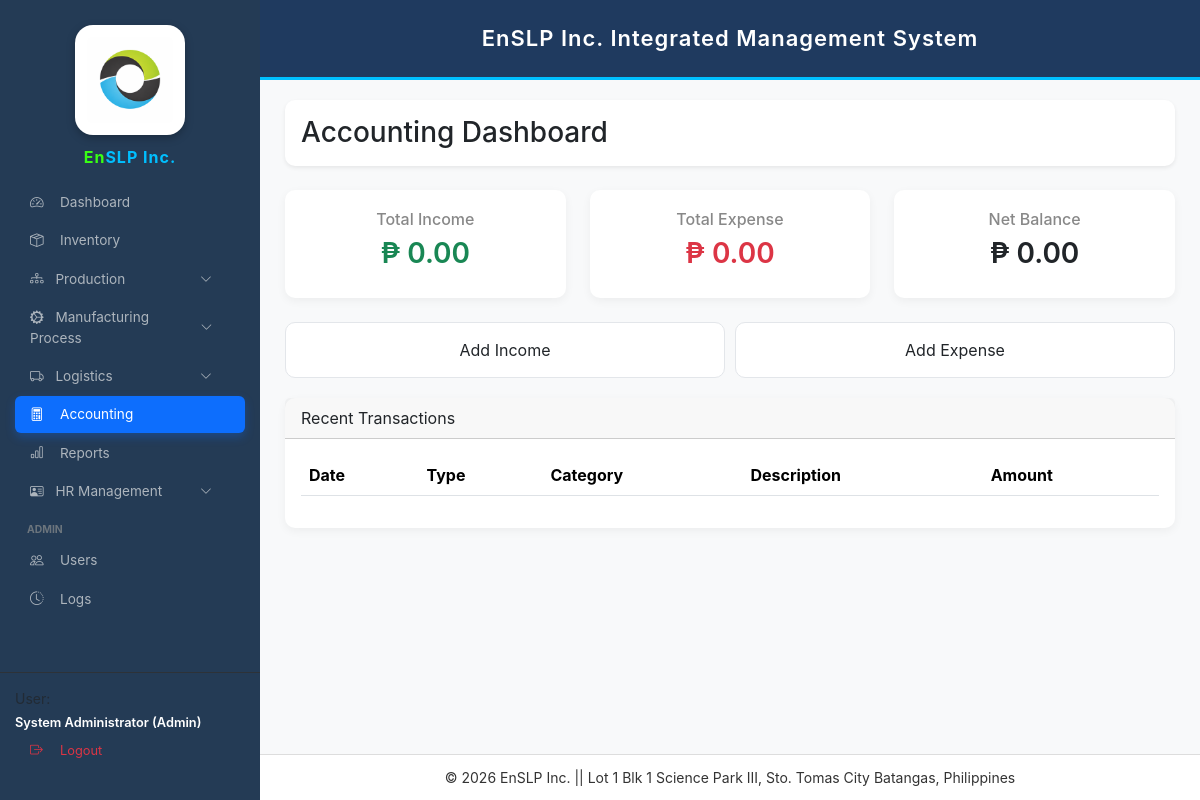
/accounting.php (signed in), run on an earlier commit of the app's database.
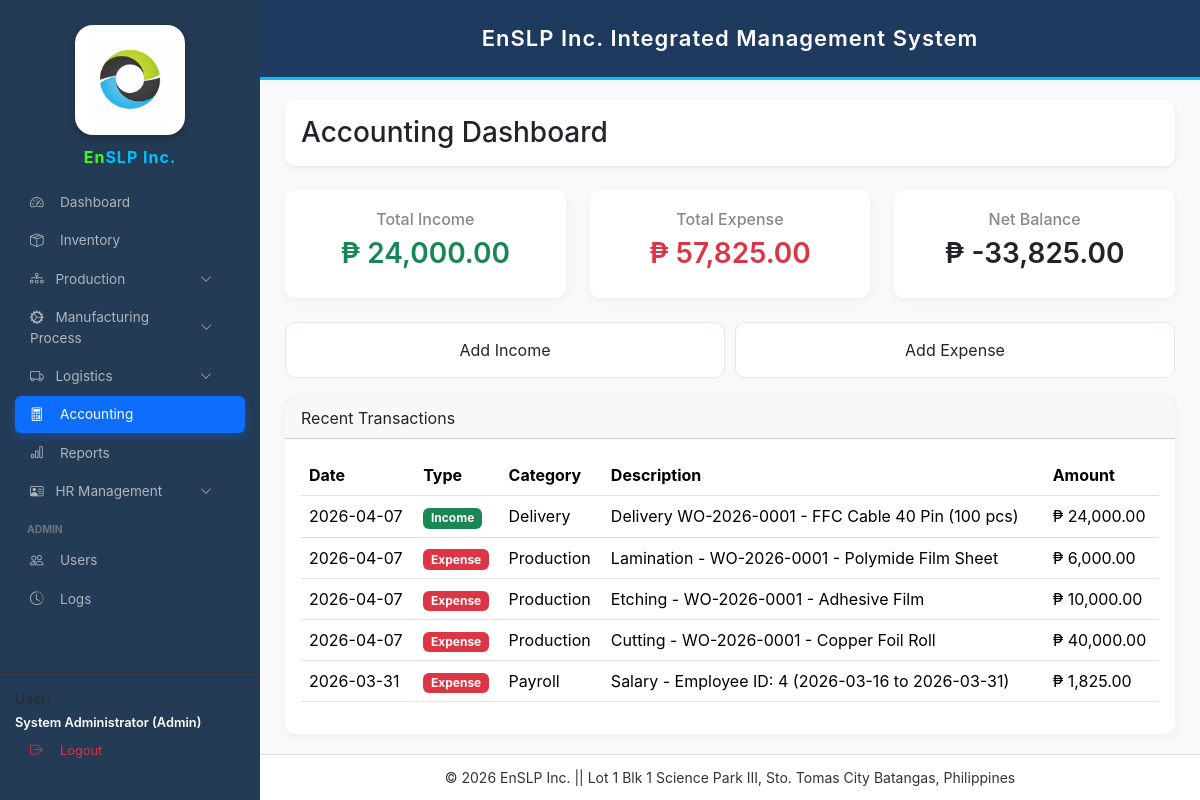
And on a later commit of the database.
### tables this page shows
CREATE TABLE `accounting_transactions` (
  `id` int(11) NOT NULL,
  `txn_date` date NOT NULL,
  `type` enum('Income','Expense') NOT NULL,
  `category` varchar(80) NOT NULL,
  `reference_no` varchar(50) DEFAULT NULL,
  `wo_id` int(11) DEFAULT NULL,
  `description` varchar(255) DEFAULT NULL,
  `payment_method` varchar(40) DEFAULT NULL,
  `amount` decimal(12,2) NOT NULL DEFAULT 0.00,
  `created_at` datetime DEFAULT current_timestamp()
);

### accounting.php (the view, shortened to what this page needs)
<?php
require_once 'config.php';
$stmt=$conn->query("
SELECT
COALESCE(SUM(CASE WHEN type='Income' THEN amount ELSE 0 END),0) AS total_income,
COALESCE(SUM(CASE WHEN type='Expense' THEN amount ELSE 0 END),0) AS total_expense
FROM accounting_transactions
");
$sum=$stmt->fetch();
$total_income=$sum['total_income'];
$total_expense=$sum['total_expense'];
$net=$total_income-$total_expense;
$rows=$conn->query("
SELECT * FROM accounting_transactions
ORDER BY txn_date DESC,id DESC
")->fetchAll();
?>
<!DOCTYPE html>
<html>
<head>
<link href="https://cdn.jsdelivr.net/npm/bootstrap@5.3.3/dist/css/bootstrap.min.css" rel="stylesheet">
</head>
<body>
<?php include 'sidebar.php'; ?>
<?php include 'header.php'; ?>
<div class="main-content">
<div class="card shadow-sm mb-4">
<div class="card-body">
<h3 class="mb-0">Accounting Dashboard</h3>
</div>
</div>
<div class="row mb-4">
<div class="col-md-4">
<div class="summary-card">
<h6>Total Income</h6>
<h3 class="text-success">₱ <?=number_format($total_income,2)?></h3>
</div>
</div>
<div class="col-md-4">
<div class="summary-card">
<h6>Total Expense</h6>
<h3 class="text-danger">₱ <?=number_format($total_expense,2)?></h3>
</div>
</div>
<div class="col-md-4">
<div class="summary-card">
<h6>Net Balance</h6>
<h3>₱ <?=number_format($net,2)?></h3>
</div>
</div>
</div>
<div class="quick-actions">
<div class="quick-btn" data-bs-toggle="modal" data-bs-target="#incomeModal">
Add Income
</div>
<div class="quick-btn" data-bs-toggle="modal" data-bs-target="#expenseModal">
Add Expense
</div>
</div>
<div class="card">
<div class="card-header">
Recent Transactions
</div>
<div class="card-body table-responsive">
<table class="table">
<thead>
<tr>
<th>Date</th>
<th>Type</th>
<th>Category</th>
<th>Description</th>
<th>Amount</th>
</tr>
</thead>
<tbody>
<?php foreach($rows as $r): ?>
<tr>
<td><?=$r['txn_date']?></td>
<td>
<?php if($r['type']=="Income"): ?>
<span class="badge bg-success">Income</span>
<?php else: ?>
<span class="badge bg-danger">Expense</span>
<?php endif; ?>
</td>
<td><?=$r['category']?></td>
<td><?=$r['description']?></td>
<td>₱ <?=number_format($r['amount'],2)?></td>
</tr>
<?php endforeach; ?>
</tbody>
</table>
</div>
</div>
</div>
<?php include 'footer.php'; ?>
</body>
</html>

### sidebar.php (shortened to what this page needs)
<?php
$current_page = basename($_SERVER['PHP_SELF']);
$user_role = isset($_SESSION['role']) ? strtolower(trim($_SESSION['role'])) : '';
$hr_pages = ['employees.php','payroll.php','attendance.php','thirteenth_month.php'];
$is_hr_open = in_array($current_page,$hr_pages);
$production_pages = ['projects.php','production_history.php','stock_movement.php'];
$is_production_open = in_array($current_page,$production_pages);
$manufacturing_pages = ['cutting.php','etching.php','lamination.php','inspection_qc.php'];
$is_manufacturing_open = in_array($current_page,$manufacturing_pages);
$logistics_pages = ['packing.php','delivery.php'];
$is_logistics_open = in_array($current_page,$logistics_pages);
?>
<link href="https://cdn.jsdelivr.net/npm/bootstrap-icons@1.11.1/font/bootstrap-icons.css" rel="stylesheet">
<div class="sidebar">
<div class="brand-section text-center">
<img src="/enslp-main/logo.png" class="sidebar-logo">
<div class="brand-text">
<span class="logo-en">En</span><span class="logo-slp">SLP Inc.</span>
</div>
</div>
<div class="sidebar-menu">
<a href="dashboard.php" class="nav-link <?= ($current_page=='dashboard.php')?'active':'' ?>">
<i class="bi bi-speedometer2"></i> Dashboard
</a>
<a href="inventory.php" class="nav-link <?= ($current_page=='inventory.php')?'active':'' ?>">
<i class="bi bi-box-seam"></i> Inventory
</a>
<a class="nav-link d-flex justify-content-between align-items-center <?= $is_production_open?'active':'' ?>"
data-bs-toggle="collapse"
href="#productionMenu">
<span><i class="bi bi-diagram-3"></i> Production</span>
<i class="bi bi-chevron-down small"></i>
</a>
<a class="nav-link d-flex justify-content-between align-items-center <?= $is_manufacturing_open?'active':'' ?>"
data-bs-toggle="collapse"
href="#manufacturingMenu">
<span><i class="bi bi-gear-wide-connected"></i> Manufacturing Process</span>
<i class="bi bi-chevron-down small"></i>
</a>
<?php if($user_role !== 'production'): ?>
<a class="nav-link d-flex justify-content-between align-items-center <?= $is_logistics_open?'active':'' ?>"
data-bs-toggle="collapse"
href="#logisticsMenu">
<span><i class="bi bi-truck"></i> Logistics</span>
<i class="bi bi-chevron-down small"></i>
</a>
<?php endif; ?>
<a href="accounting.php" class="nav-link <?= ($current_page=='accounting.php')?'active':'' ?>">
<i class="bi bi-calculator"></i> Accounting
</a>
<a href="reports.php" class="nav-link <?= ($current_page=='reports.php')?'active':'' ?>">
<i class="bi bi-bar-chart"></i> Reports
</a>
<a class="nav-link d-flex justify-content-between align-items-center <?= $is_hr_open?'active':'' ?>"
data-bs-toggle="collapse"
href="#hrMenu">
<span><i class="bi bi-person-vcard"></i> HR Management</span>
<i class="bi bi-chevron-down small"></i>
</a>
<?php if ($user_role === 'admin'): ?>
<p class="menu-header">Admin</p>
<a href="users.php" class="nav-link <?= ($current_page=='users.php')?'active':'' ?>">
<i class="bi bi-people"></i> Users
</a>
<a href="logs.php" class="nav-link <?= ($current_page=='logs.php')?'active':'' ?>">
<i class="bi bi-clock-history"></i> Logs
</a>
<?php endif; ?>
</div>
<div class="user-footer">
<small class="text-muted d-block">User:</small>
<span class="user-name">
<?= htmlspecialchars(
    ($_SESSION['full_name'] ?? $_SESSION['username'] ?? 'User') .
    ' (' . ucfirst($_SESSION['role'] ?? 'role') . ')'
) ?>
</span>
<a href="logout.php" class="nav-link logout-btn">
<i class="bi bi-box-arrow-right"></i> Logout
</a>
</div>
</div>

### header.php (shortened to what this page needs)
<div class="header-bar">
EnSLP Inc. Integrated Management System
</div>

### footer.php (shortened to what this page needs)
<div class="footer-bar">
© 2026 EnSLP Inc. || Lot 1 Blk 1 Science Park III, Sto. Tomas City Batangas, Philippines
</div>

### accounting.php (style rules this page uses)
body { background:#f4f6f9; font-family:Segoe UI; }
.main-content { margin-left:260px; padding:25px; margin-top:75px; }
.summary-card { background:#fff; padding:20px; border-radius:10px; box-shadow:0 3px 10px rgba(0,0,0,0.05); text-align:center; }
.summary-card h6 { color:#888; }
.summary-card h3 { font-weight:600; }
.quick-actions { display:flex; gap:10px; margin-bottom:20px; }
.quick-btn { flex:1; padding:15px; border-radius:10px; background:white; border:1px solid #e3e6ea; cursor:pointer; text-align:center; transition:.2s; }
.card { border:none; border-radius:10px; box-shadow:0 3px 10px rgba(0,0,0,0.05); }

### sidebar.php (style rules this page uses)
:root { --sb-width:260px; --primary-blue:#0d6efd; --sidebar-bg:#243b55; }
.sidebar { background: linear-gradient(180deg, #2c4a6b 0%, #1f2f45 100%); }
.nav-link.active { background:linear-gradient(90deg,#0d6efd,#3d8bfd); color:white; box-shadow:0 4px 10px rgba(13,110,253,0.3); }
body { font-family:'Inter',sans-serif!important; margin:0!important; background:#f8f9fa; }
.sidebar { position:fixed; top:0; left:0; bottom:0; width:var(--sb-width); background:var(--sidebar-bg); z-index:99999; display:flex; flex-direction:column; padding:15px 0; }
.sidebar-logo { width:110px; height:110px; object-fit:contain; background:white; padding:12px; border-radius:18px; display:block; margin:10px auto; box-shadow:0 3px 8px rgba(0,0,0,0.25); }
.brand-text { color:white; font-weight:700; font-size:16px; letter-spacing:1px; text-align:center; }
.sidebar-menu { flex:1; overflow-y:auto; padding:15px; }
.nav-link { display:flex; align-items:center; color:#adb5bd; padding:8px 15px; text-decoration:none; border-radius:6px; margin-bottom:2px; font-size:.85rem; }
.nav-link i { width:22px; margin-right:8px; }
.nav-link.active { background:var(--primary-blue); color:white; }
.menu-header { color:#6c757d; font-size:.65rem; font-weight:700; text-transform:uppercase; margin:12px 0 5px 12px; }
.user-footer { margin-top:auto; padding:15px; border-top:1px solid #2d3238; }
.user-name { color:white; font-size:.8rem; font-weight:600; }
.logout-btn { color:#dc3545; font-size:.8rem; }
.logo-en { color:#39ff14;font-weight:700; }
.logo-slp { color:#00bfff;font-weight:700; }

### header.php (style rules this page uses)
.header-bar { background:#1f3a5f; color:white; position:fixed; top:0; left:260px; right:0; text-align:center; padding:22px 20px; font-size:22px; font-weight:600; letter-spacing:1px; border-bottom:3px solid #00bfff; z-index:999; }

### footer.php (style rules this page uses)
.footer-bar { position:fixed; bottom:0; left:260px; right:0; background:white; color:#333; text-align:center; padding:12px 10px; font-size:14px; border-top:1px solid #ddd; }

What changed in the data, as far as the page shows it:
added accounting_transactions: txn_date "2026-04-07", type "Income", category "Delivery", description "Delivery WO-2026-0001 - FFC Cable 40 Pin (100 pcs)", amount "24,000.00"
added accounting_transactions: txn_date "2026-04-07", type "Expense", category "Production", description "Lamination - WO-2026-0001 - Polymide Film Sheet", amount "6,000.00"
added accounting_transactions: txn_date "2026-04-07", type "Expense", category "Production", description "Etching - WO-2026-0001 - Adhesive Film", amount "10,000.00"
added accounting_transactions: txn_date "2026-04-07", type "Expense", category "Production", description "Cutting - WO-2026-0001 - Copper Foil Roll", amount "40,000.00"
added accounting_transactions: txn_date "2026-03-31", type "Expense", category "Payroll", description "Salary - Employee ID: 4 (2026-03-16 to 2026-03-31)", amount "1,825.00"
Also different on the page:
$total_income: "0.00" → "24,000.00"
$total_expense: "0.00" → "57,825.00"
$net: "0.00" → "-33,825.00"
